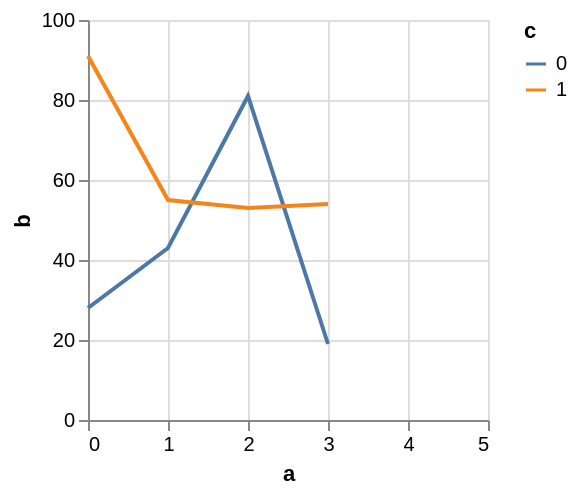

The specification (Vega-Lite) saved for this image:
### Vega specification from a JSON file in a GitHub repository (floating-point values rounded to 4 significant figures)
{"$schema": "https://vega.github.io/schema/vega/v5.json", "autosize": "pad", "background": "white", "padding": 5, "width": 200, "height": 200, "style": "cell", "data": [{"name": "source_0", "values": [{"a": 0, "b": 28, "c": 0}, {"a": 0, "b": 91, "c": 1}, {"a": 1, "b": 43, "c": 0}, {"a": 1, "b": 55, "c": 1}, {"a": 2, "b": 81, "c": 0}, {"a": 2, "b": 53, "c": 1}, {"a": 3, "b": 19, "c": 0}]}, {"name": "data_0", "source": "source_0", "transform": [{"type": "formula", "expr": "toNumber(datum[\"a\"])", "as": "a"}, {"type": "impute", "field": "b", "key": "a", "method": "value", "groupby": ["c"], "value": null}, {"type": "window", "as": ["imputed_b_value"], "ops": ["mean"], "fields": ["b"], "frame": [-2, 2], "ignorePeers": false, "groupby": ["c"]}, {"type": "formula", "expr": "datum.b === null ? datum.imputed_b_value : datum.b", "as": "b"}]}], "marks": [{"name": "pathgroup", "type": "group", "from": {"facet": {"name": "faceted_path_main", "data": "data_0", "groupby": ["c"]}}, "encode": {"update": {"width": {"field": {"group": "width"}}, "height": {"field": {"group": "height"}}}}, "marks": [{"name": "marks", "type": "line", "style": ["line"], "sort": {"field": "datum[\"a\"]"}, "from": {"data": "faceted_path_main"}, "encode": {"update": {"stroke": {"scale": "color", "field": "c"}, "x": {"scale": "x", "field": "a"}, "y": {"scale": "y", "field": "b"}, "defined": {"signal": "datum[\"a\"] !== null && isFinite(datum[\"a\"]) && datum[\"b\"] !== null && isFinite(datum[\"b\"])"}}}}]}], "scales": [{"name": "x", "type": "linear", "domain": {"data": "data_0", "field": "a"}, "range": [0, {"signal": "width"}], "nice": 1, "zero": false}, {"name": "y", "type": "linear", "domain": {"data": "data_0", "field": "b"}, "range": [{"signal": "height"}, 0], "nice": true, "zero": true}, {"name": "color", "type": "ordinal", "domain": {"data": "data_0", "field": "c", "sort": true}, "range": "category"}], "axes": [{"scale": "x", "orient": "bottom", "gridScale": "y", "grid": true, "tickCount": {"signal": "ceil(width/40)"}, "domain": false, "labels": false, "maxExtent": 0, "minExtent": 0, "ticks": false, "zindex": 0}, {"scale": "y", "orient": "left", "gridScale": "x", "grid": true, "tickCount": {"signal": "ceil(height/40)"}, "domain": false, "labels": false, "maxExtent": 0, "minExtent": 0, "ticks": false, "zindex": 0}, {"scale": "x", "orient": "bottom", "grid": false, "title": "a", "labelFlush": true, "labelOverlap": true, "tickCount": {"signal": "ceil(width/40)"}, "zindex": 0}, {"scale": "y", "orient": "left", "grid": false, "title": "b", "labelOverlap": true, "tickCount": {"signal": "ceil(height/40)"}, "zindex": 0}], "legends": [{"stroke": "color", "gradientLength": {"signal": "clamp(height, 64, 200)"}, "symbolType": "stroke", "title": "c"}], "config": {"background": "white"}}
